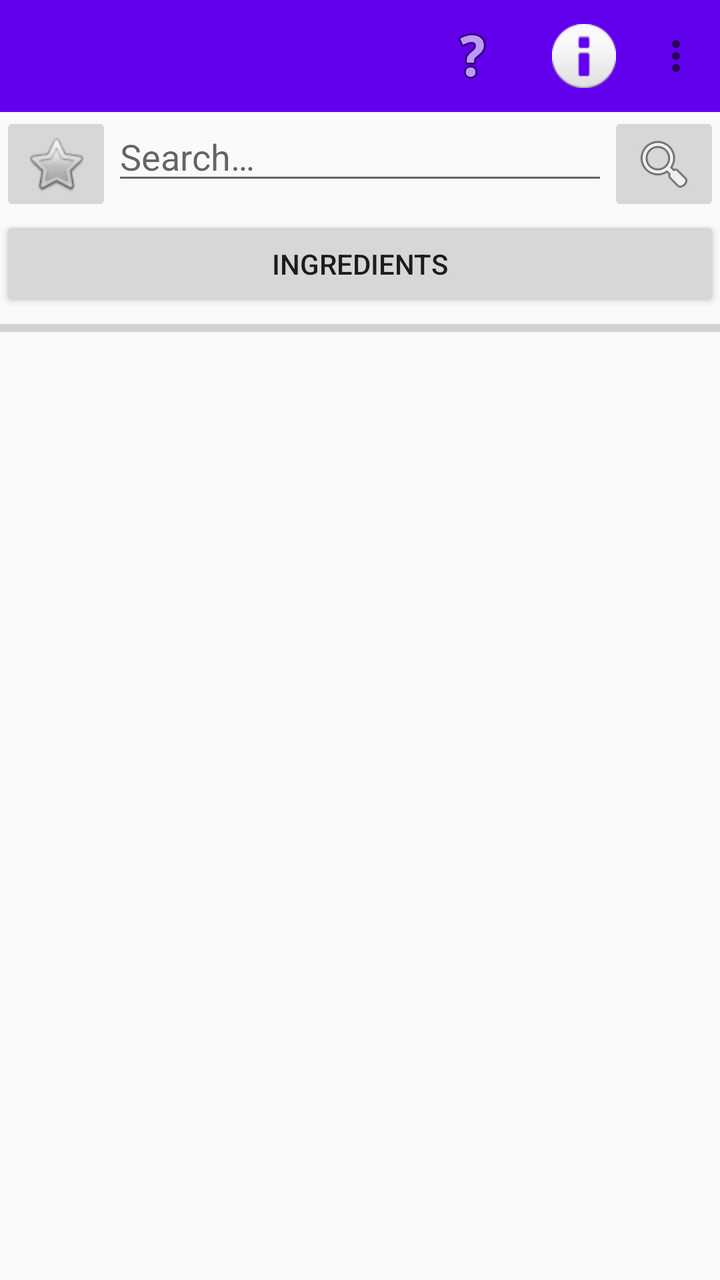
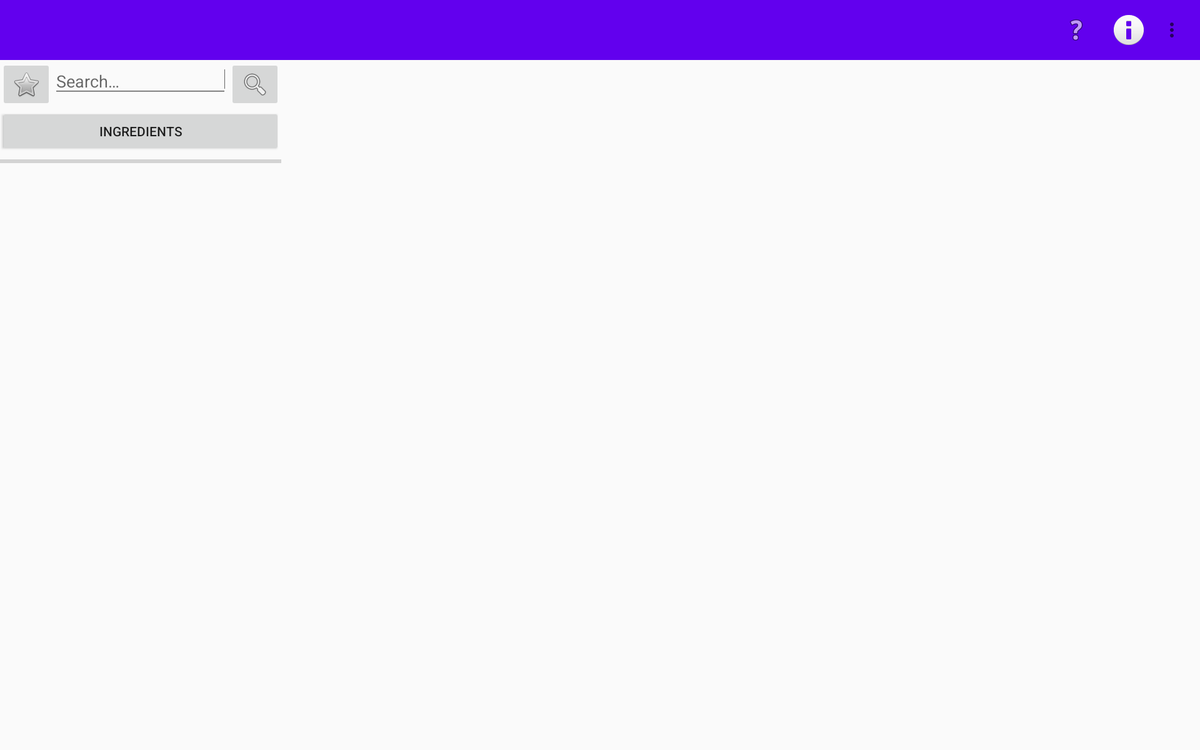

Two renders of one Android screen. The first uses the default layout on a phone; the second uses the alternative layout the repository ships for a different screen configuration, on a matching device. The two XML files are below.
<!-- AndroidManifest.xml: application theme AppTheme -->
<!-- res/layout/activity_recipe_main.xml -->
<?xml version="1.0" encoding="utf-8"?>
<RelativeLayout xmlns:android="http://schemas.android.com/apk/res/android"
    xmlns:app="http://schemas.android.com/apk/res-auto"
    xmlns:tools="http://schemas.android.com/tools"
    android:layout_width="match_parent"
    android:layout_height="match_parent"
    tools:context=".RecipeMain">

    <include layout="@layout/activity_toolbar" android:id="@+id/toolbar"/>


    <ProgressBar
        android:id="@+id/recipe_main_progressbar"
        style="?android:attr/progressBarStyleHorizontal"
        android:layout_width="match_parent"
        android:layout_height="wrap_content"
        android:layout_below="@id/recipe_main_ingredients"
        tools:visibility="visible" />

    <ImageButton
        android:id="@+id/recipe_main_searchconfirm"
        android:layout_width="wrap_content"
        android:layout_height="wrap_content"
        android:layout_below="@id/toolbar"
        android:layout_alignParentEnd="true"
        app:srcCompat="@android:drawable/ic_menu_search" />

    <ImageButton
        android:id="@+id/recipe_main_favourites"
        android:layout_width="wrap_content"
        android:layout_height="wrap_content"
        android:layout_below="@id/toolbar"
        android:layout_alignParentStart="true"
        app:srcCompat="@android:drawable/btn_star" />

    <EditText
        android:id="@+id/recipe_main_query"
        android:layout_width="wrap_content"
        android:layout_height="wrap_content"
        android:layout_below="@id/toolbar"
        android:layout_toStartOf="@id/recipe_main_searchconfirm"
        android:layout_toEndOf="@id/recipe_main_favourites"
        android:hint="@string/shared_search_tooltip"
        android:inputType="textPersonName" />

    <ListView
        android:id="@+id/recipe_main_list"
        android:layout_width="match_parent"
        android:layout_height="match_parent"
        android:layout_below="@id/recipe_main_ingredients"
        android:layout_alignParentEnd="false" >

    </ListView>

    <Button
        android:id="@+id/recipe_main_ingredients"
        android:layout_width="match_parent"
        android:layout_height="wrap_content"
        android:layout_below="@id/recipe_main_favourites"
        android:text="@string/recipe_ingredients" />

</RelativeLayout>
<!-- res/layout/activity_toolbar.xml (included above) -->
<?xml version="1.0" encoding="utf-8"?>
<RelativeLayout xmlns:android="http://schemas.android.com/apk/res/android"
    android:layout_width="match_parent"
    android:layout_height="wrap_content"
    xmlns:app="http://schemas.android.com/apk/res-auto"
    android:id="@+id/toolbar">

    <androidx.appcompat.widget.Toolbar
        android:background="@color/colorPrimary"
        android:id="@+id/toolbar_top"
        android:layout_width="match_parent"
        android:layout_height="wrap_content"
        android:theme="@style/AppTheme"
        app:menu="@menu/top_app_bar"/>

</RelativeLayout>
<!-- resources referenced by this layout -->
<resources>
  <string name="recipe_ingredients">Ingredients</string>
  <string name="shared_search_tooltip">Search…</string>
  <style name="AppTheme" parent="Theme.AppCompat.Light.NoActionBar">
          
          <item name="colorPrimary">@color/colorPrimary</item>
          <item name="colorPrimaryDark">@color/colorPrimaryDark</item>
          <item name="colorAccent">@color/colorAccent</item>
          <item name="windowActionBar">false</item>
          <item name="windowNoTitle">true</item>
      </style>
</resources>
<!-- res/layout-sw720dp/activity_recipe_main.xml (the repository's variant of the layout above) -->
<!-- drawn on a large tablet held sideways -->
<?xml version="1.0" encoding="utf-8"?>
<RelativeLayout xmlns:app="http://schemas.android.com/apk/res-auto"
    android:layout_width="match_parent"
    xmlns:android="http://schemas.android.com/apk/res/android"
    android:layout_height="match_parent"
    xmlns:tools="http://schemas.android.com/tools"
    tools:context=".RecipeMain">

    <include
        layout="@layout/activity_toolbar"
        android:id="@+id/toolbar" />

    <androidx.drawerlayout.widget.DrawerLayout android:id="@+id/drawer_layout"
        android:layout_width="match_parent"
        android:layout_height="match_parent"
        android:layout_below="@id/toolbar"
        tools:context=".RecipeMain">

        <RelativeLayout
            android:layout_width="match_parent"
            android:layout_height="match_parent">


            <ProgressBar
                android:id="@+id/recipe_main_progressbar"
                style="?android:attr/progressBarStyleHorizontal"
                android:layout_width="300dp"
                android:layout_height="wrap_content"
                android:layout_below="@id/recipe_main_ingredients"
                tools:visibility="visible" />

            <ImageButton
                android:id="@+id/recipe_main_searchconfirm"
                android:layout_width="wrap_content"
                android:layout_height="wrap_content"
                android:layout_toStartOf="@id/recipe_main_framelayout"
                app:srcCompat="@android:drawable/ic_menu_search" />

            <ImageButton
                android:id="@+id/recipe_main_favourites"
                android:layout_width="wrap_content"
                android:layout_height="wrap_content"
                android:layout_alignParentStart="true"
                app:srcCompat="@android:drawable/btn_star" />

            <EditText
                android:id="@+id/recipe_main_query"
                android:layout_width="wrap_content"
                android:layout_height="wrap_content"
                android:layout_toStartOf="@id/recipe_main_searchconfirm"
                android:layout_toEndOf="@id/recipe_main_favourites"
                android:hint="@string/shared_search_tooltip"
                android:inputType="textPersonName" />

            <ListView
                android:id="@+id/recipe_main_list"
                android:layout_width="300dp"
                android:layout_height="match_parent"
                android:layout_below="@id/recipe_main_ingredients"
                android:layout_alignParentEnd="false">

            </ListView>

            <Button
                android:id="@+id/recipe_main_ingredients"
                android:layout_width="300dp"
                android:layout_height="wrap_content"
                android:layout_below="@id/recipe_main_favourites"
                android:text="@string/recipe_ingredients" />

            <FrameLayout
                android:id="@+id/recipe_main_framelayout"
                android:layout_width="match_parent"
                android:layout_height="match_parent"
                android:layout_alignParentStart="false"
                android:layout_alignParentEnd="true"
                android:layout_toEndOf="@id/recipe_main_ingredients" />

        </RelativeLayout>

        <com.google.android.material.navigation.NavigationView
            android:id="@+id/navigation_view"
            android:layout_width="wrap_content"
            android:layout_height="match_parent"
            android:layout_gravity="start|left"
            app:menu="@menu/nav_bar" />
    </androidx.drawerlayout.widget.DrawerLayout>
</RelativeLayout>
